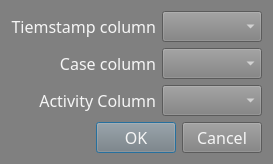
<?xml version="1.0" encoding="UTF-8"?>
<ui version="4.0">
 <class>Dialog</class>
 <widget class="QDialog" name="Dialog">
  <property name="geometry">
   <rect>
    <x>0</x>
    <y>0</y>
    <width>273</width>
    <height>146</height>
   </rect>
  </property>
  <property name="maximumSize">
   <size>
    <width>500</width>
    <height>150</height>
   </size>
  </property>
  <property name="windowTitle">
   <string>Dialog</string>
  </property>
  <property name="styleSheet">
   <string notr="true">background-color: grey;
color: whitesmoke;
font-size: 16px;
font-family: sans, serif;</string>
  </property>
  <layout class="QVBoxLayout" name="verticalLayout">
   <item>
    <layout class="QGridLayout" name="gridLayout">
     <item row="2" column="0">
      <widget class="QLabel" name="activity_column_label">
       <property name="text">
        <string>&lt;html&gt;&lt;head/&gt;&lt;body&gt;&lt;p align=&quot;right&quot;&gt;Activity Column&lt;/p&gt;&lt;/body&gt;&lt;/html&gt;</string>
       </property>
      </widget>
     </item>
     <item row="0" column="1">
      <widget class="QComboBox" name="timestamp_column_combobox"/>
     </item>
     <item row="1" column="1">
      <widget class="QComboBox" name="case_column_combobox"/>
     </item>
     <item row="2" column="1">
      <widget class="QComboBox" name="activity_column_combobox"/>
     </item>
     <item row="1" column="0">
      <widget class="QLabel" name="case_column_label">
       <property name="text">
        <string>&lt;html&gt;&lt;head/&gt;&lt;body&gt;&lt;p align=&quot;right&quot;&gt;Case column&lt;/p&gt;&lt;/body&gt;&lt;/html&gt;</string>
       </property>
      </widget>
     </item>
     <item row="0" column="0">
      <widget class="QLabel" name="timestamp_column_label">
       <property name="text">
        <string>&lt;html&gt;&lt;head/&gt;&lt;body&gt;&lt;p align=&quot;right&quot;&gt;Tiemstamp column&lt;/p&gt;&lt;/body&gt;&lt;/html&gt;</string>
       </property>
      </widget>
     </item>
    </layout>
   </item>
   <item>
    <widget class="QDialogButtonBox" name="buttonBox">
     <property name="orientation">
      <enum>Qt::Horizontal</enum>
     </property>
     <property name="standardButtons">
      <set>QDialogButtonBox::Cancel|QDialogButtonBox::Ok</set>
     </property>
    </widget>
   </item>
  </layout>
 </widget>
 <resources/>
 <connections>
  <connection>
   <sender>buttonBox</sender>
   <signal>accepted()</signal>
   <receiver>Dialog</receiver>
   <slot>accept()</slot>
   <hints>
    <hint type="sourcelabel">
     <x>248</x>
     <y>254</y>
    </hint>
    <hint type="destinationlabel">
     <x>157</x>
     <y>274</y>
    </hint>
   </hints>
  </connection>
  <connection>
   <sender>buttonBox</sender>
   <signal>rejected()</signal>
   <receiver>Dialog</receiver>
   <slot>reject()</slot>
   <hints>
    <hint type="sourcelabel">
     <x>316</x>
     <y>260</y>
    </hint>
    <hint type="destinationlabel">
     <x>286</x>
     <y>274</y>
    </hint>
   </hints>
  </connection>
 </connections>
</ui>
